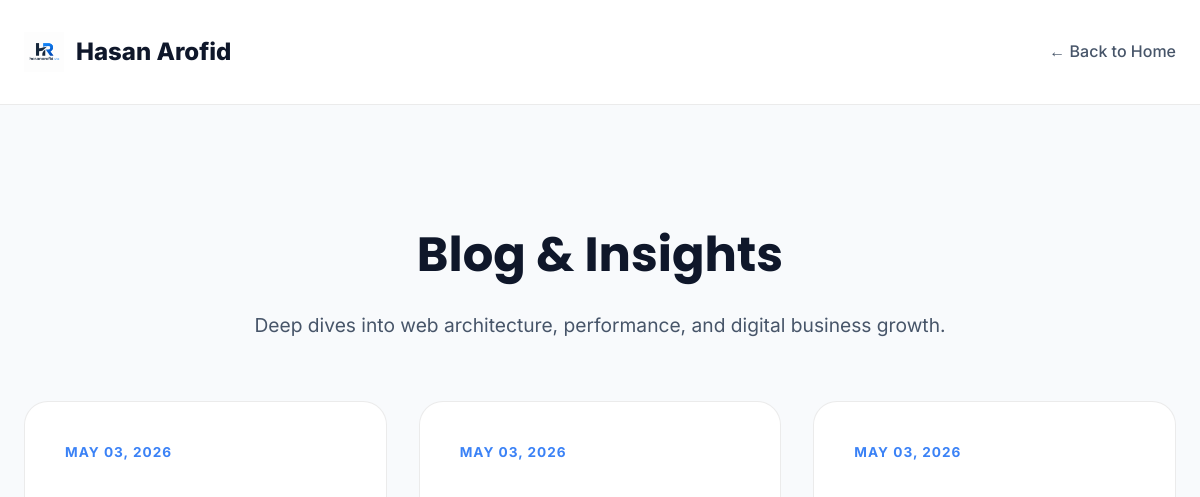
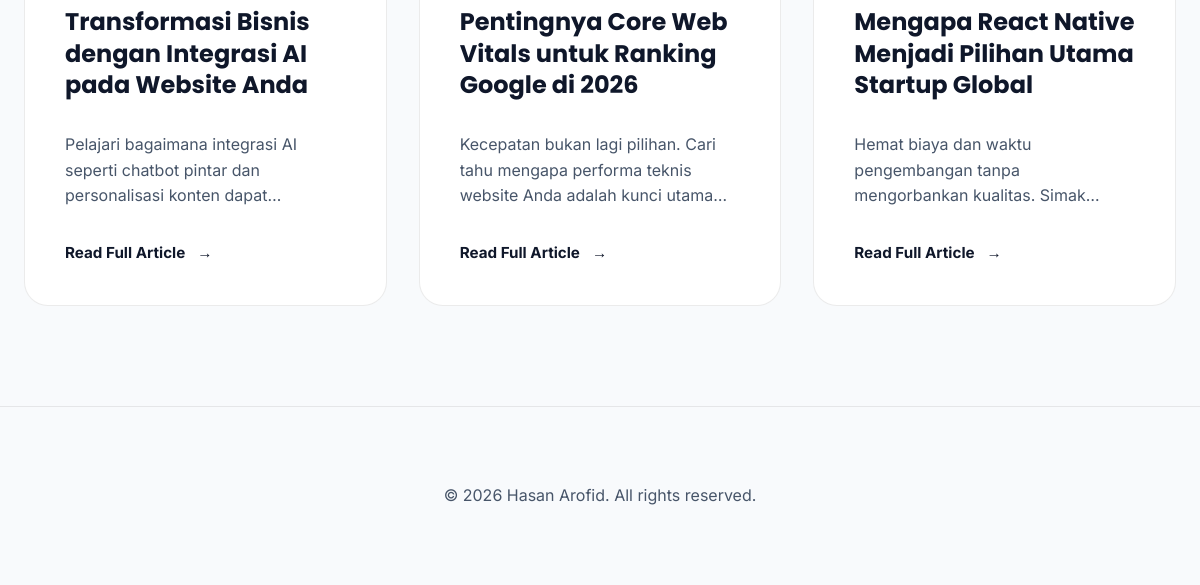
The app's page /articles.php, older data (2 pictures, top to bottom).
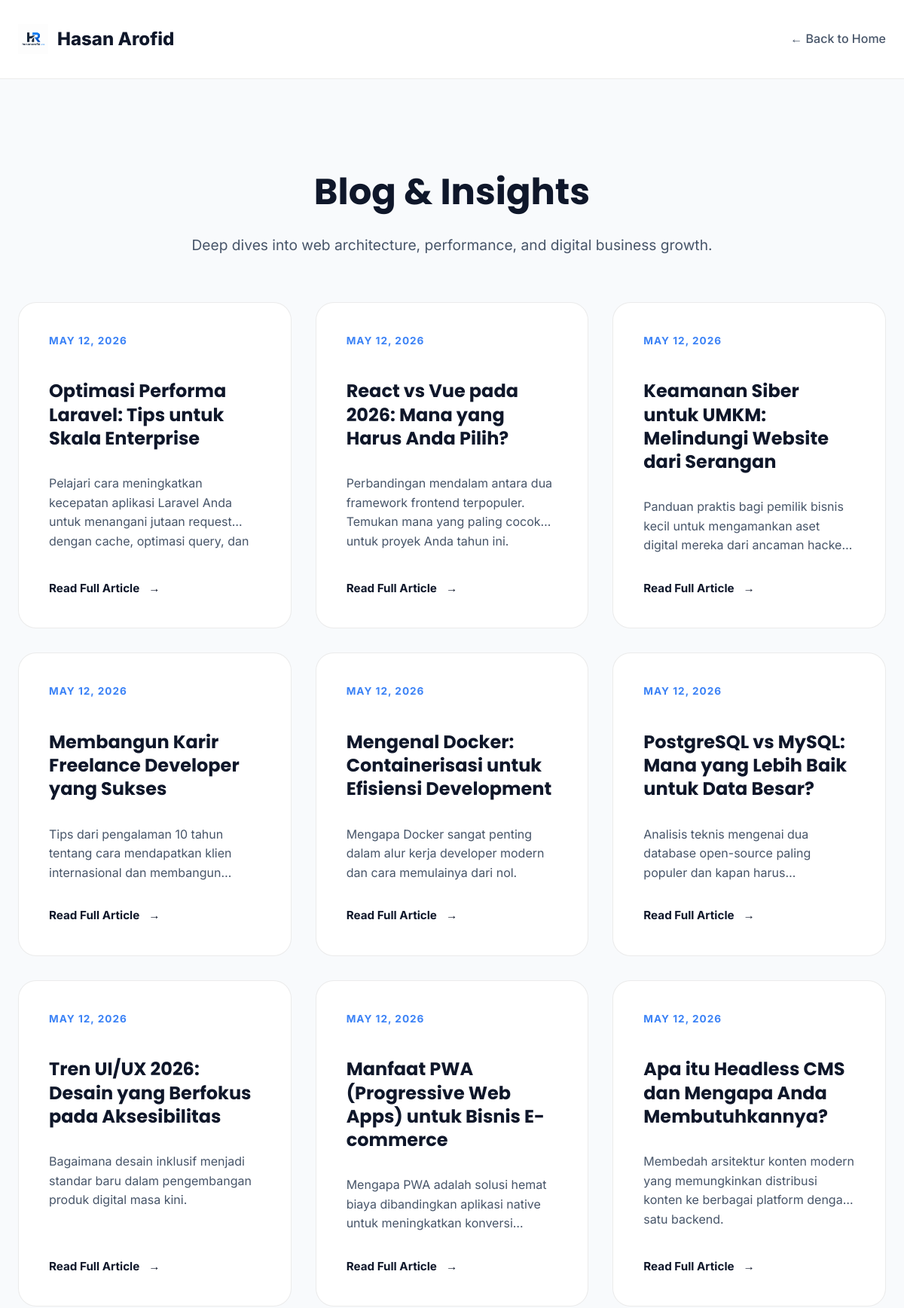
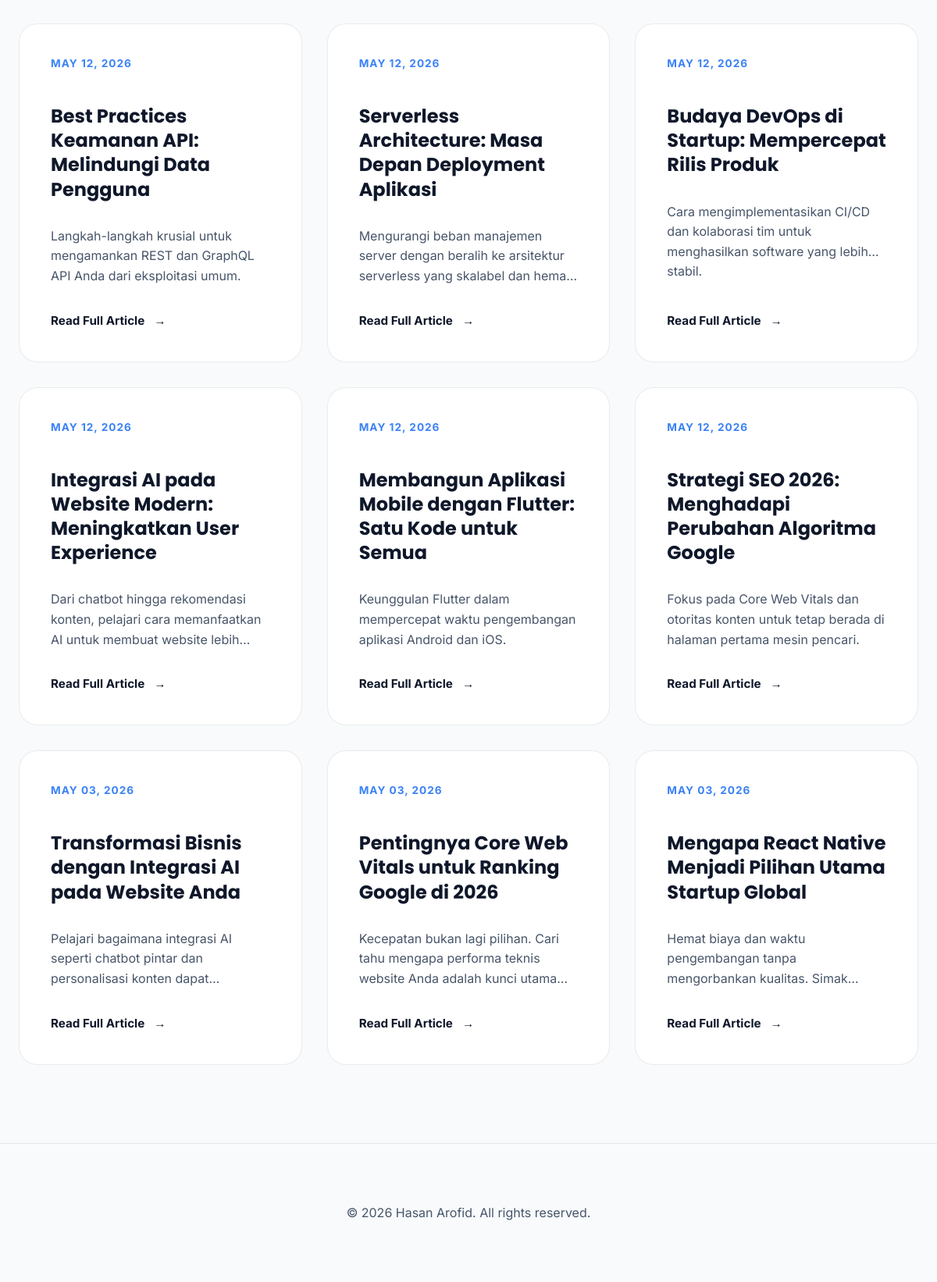
The same page, newer data (2 pictures, top to bottom).
### tables this page shows
CREATE TABLE articles (id INTEGER PRIMARY KEY AUTOINCREMENT, title TEXT, slug TEXT UNIQUE, content TEXT, excerpt TEXT, meta_title TEXT, meta_description TEXT, image_url TEXT, created_at DATETIME DEFAULT (datetime('now')), status TEXT DEFAULT 'published');

### articles.php (the view, shortened to what this page needs)
<?php
$dbFile = __DIR__ . '/stats.db';
try {
    $db = new PDO('sqlite:' . $dbFile);
    $db->setAttribute(PDO::ATTR_ERRMODE, PDO::ERRMODE_EXCEPTION);
    $articles = $db->query("SELECT * FROM articles WHERE status = 'published' ORDER BY created_at DESC")->fetchAll(PDO::FETCH_ASSOC);
} catch (PDOException $e) { die("Database connection failed."); }
$lang = $_SESSION['lang'] ?? 'en';
$translations = [
    'en' => [
        'title' => 'Blog & Insights',
        'subtitle' => 'Deep dives into web architecture, performance, and digital business growth.',
        'back' => 'Back to Home',
        'read_more' => 'Read Full Article',
        'no_articles' => 'No articles found.'
    ],
    'id' => [
        'title' => 'Blog & Wawasan',
        'subtitle' => 'Pembahasan mendalam tentang arsitektur web, performa, dan pertumbuhan bisnis digital.',
        'back' => 'Kembali ke Beranda',
        'read_more' => 'Baca Selengkapnya',
        'no_articles' => 'Tidak ada artikel ditemukan.'
    ]
];
$t = $translations[$lang];
?>
<!DOCTYPE html>
<html lang="<?= $lang ?>">
<head>
</head>
<body>
    <nav>
        <div class="container nav-content">
            <a href="index.php" class="logo">
                <img src="images/logohasanarofid.png" alt="Logo">
                <span>Hasan Arofid</span>
            </a>
            <a href="index.php" class="back-link">← <?= $t['back'] ?></a>
        </div>
    </nav>
    <div class="container">
        <header>
            <h1><?= $t['title'] ?></h1>
            <p class="subtitle"><?= $t['subtitle'] ?></p>
        </header>
        <div class="article-grid">
            <?php if (empty($articles)): ?>
                <p style="text-align: center; grid-column: 1/-1; padding: 40px; color: var(--text-muted);"><?= $t['no_articles'] ?></p>
            <?php else: ?>
                <?php foreach ($articles as $a): ?>
                <a href="blog.php?slug=<?= $a['slug'] ?>" class="article-card">
                    <span class="article-date"><?= date('M d, Y', strtotime($a['created_at'])) ?></span>
                    <h3><?= htmlspecialchars($a['title']) ?></h3>
                    <p><?= htmlspecialchars($a['excerpt']) ?></p>
                    <span class="article-link"><?= $t['read_more'] ?> <span>→</span></span>
                </a>
                <?php endforeach; ?>
            <?php endif; ?>
        </div>
    </div>
    <footer>
        <p>&copy; <?= date('Y') ?> Hasan Arofid. All rights reserved.</p>
    </footer>
</body>
</html>

### articles.php (style rules this page uses)
:root { --bg: #f8fafc; --surface: #ffffff; --border: rgba(0,0,0,0.08); --text: #0f172a; --text-muted: #475569; --accent: #3b82f6; --gradient: linear-gradient(135deg, #3b82f6 0%, #8b5cf6 100%); }
body { font-family: 'Inter', sans-serif; background: var(--bg); color: var(--text); line-height: 1.6; margin: 0; padding: 0; }
.container { max-width: 1200px; margin: 0 auto; padding: 0 24px; }
nav { padding: 32px 0; border-bottom: 1px solid var(--border); background: var(--surface); position: sticky; top: 0; z-index: 100; }
.nav-content { display: flex; justify-content: space-between; align-items: center; }
.logo { font-weight: 800; font-size: 1.5rem; text-decoration: none; color: inherit; display: flex; align-items: center; gap: 12px; }
.logo img { height: 40px; }
.back-link { color: var(--text-muted); text-decoration: none; font-weight: 500; transition: 0.2s; }
header { padding: 80px 0 60px; text-align: center; }
h1 { font-family: 'Poppins', sans-serif; font-size: 3rem; margin-bottom: 16px; }
.subtitle { color: var(--text-muted); font-size: 1.2rem; max-width: 700px; margin: 0 auto; }
.article-grid { display: grid; grid-template-columns: repeat(auto-fit, minmax(350px, 1fr)); gap: 32px; padding-bottom: 100px; }
.article-card { background: var(--surface); border: 1px solid var(--border); border-radius: 24px; padding: 40px; transition: 0.4s cubic-bezier(0.4, 0, 0.2, 1); text-decoration: none; color: inherit; display: flex; flex-direction: column; position: relative; overflow: hidden; }
.article-card::after { content: ''; position: absolute; top: 0; left: 0; width: 100%; height: 4px; background: var(--gradient); opacity: 0; transition: 0.3s; }
.article-date { font-size: 0.85rem; color: var(--accent); font-weight: 700; text-transform: uppercase; letter-spacing: 1px; margin-bottom: 16px; display: block; }
.article-card h3 { font-size: 1.5rem; margin-bottom: 16px; line-height: 1.3; font-family: 'Poppins', sans-serif; }
.article-card p { font-size: 1rem; color: var(--text-muted); margin-bottom: 32px; flex-grow: 1; display: -webkit-box; -webkit-line-clamp: 3; -webkit-box-orient: vertical; overflow: hidden; }
.article-link { color: var(--text); font-weight: 700; font-size: 0.95rem; display: flex; align-items: center; gap: 12px; transition: 0.3s; }
footer { padding: 60px 0; border-top: 1px solid var(--border); text-align: center; color: var(--text-muted); }

Row changes from the older to the newer data that the page shows:
added articles: created_at "MAY 12, 2026", title "Optimasi Performa Laravel: Tips untuk Skala Enterprise", excerpt "Pelajari cara meningkatkan kecepatan aplikasi Laravel Anda untuk menangani jutaan request dengan cache, optimasi query,…"
added articles: created_at "MAY 12, 2026", title "React vs Vue pada 2026: Mana yang Harus Anda Pilih?", excerpt "Perbandingan mendalam antara dua framework frontend terpopuler. Temukan mana yang paling cocok untuk proyek Anda tahun ini."
added articles: created_at "MAY 12, 2026", title "Keamanan Siber untuk UMKM: Melindungi Website dari Serangan", excerpt "Panduan praktis bagi pemilik bisnis kecil untuk mengamankan aset digital mereka dari ancaman…"
added articles: created_at "MAY 12, 2026", title "Membangun Karir Freelance Developer yang Sukses", excerpt "Tips dari pengalaman 10 tahun tentang cara mendapatkan klien internasional dan…"
added articles: created_at "MAY 12, 2026", title "Mengenal Docker: Containerisasi untuk Efisiensi Development", excerpt "Mengapa Docker sangat penting dalam alur kerja developer modern dan cara memulainya dari nol."
added articles: created_at "MAY 12, 2026", title "PostgreSQL vs MySQL: Mana yang Lebih Baik untuk Data Besar?", excerpt "Analisis teknis mengenai dua database open-source paling populer dan kapan…"
added articles: created_at "MAY 12, 2026", title "Tren UI/UX 2026: Desain yang Berfokus pada Aksesibilitas", excerpt "Bagaimana desain inklusif menjadi standar baru dalam pengembangan produk digital masa kini."
added articles: created_at "MAY 12, 2026", title "Manfaat PWA (Progressive Web Apps) untuk Bisnis E-commerce", excerpt "Mengapa PWA adalah solusi hemat biaya dibandingkan aplikasi native untuk meningkatkan…"
added articles: created_at "MAY 12, 2026", title "Apa itu Headless CMS dan Mengapa Anda Membutuhkannya?", excerpt "Membedah arsitektur konten modern yang memungkinkan distribusi konten ke berbagai platform dengan satu backend."
added articles: created_at "MAY 12, 2026", title "Best Practices Keamanan API: Melindungi Data Pengguna", excerpt "Langkah-langkah krusial untuk mengamankan REST dan GraphQL API Anda dari eksploitasi umum."
added articles: created_at "MAY 12, 2026", title "Serverless Architecture: Masa Depan Deployment Aplikasi", excerpt "Mengurangi beban manajemen server dengan beralih ke arsitektur serverless yang skalabel dan…"
added articles: created_at "MAY 12, 2026", title "Budaya DevOps di Startup: Mempercepat Rilis Produk", excerpt "Cara mengimplementasikan CI/CD dan kolaborasi tim untuk menghasilkan software yang lebih stabil."
added articles: created_at "MAY 12, 2026", title "Integrasi AI pada Website Modern: Meningkatkan User Experience", excerpt "Dari chatbot hingga rekomendasi konten, pelajari cara memanfaatkan AI untuk membuat website…"
added articles: created_at "MAY 12, 2026", title "Membangun Aplikasi Mobile dengan Flutter: Satu Kode untuk Semua", excerpt "Keunggulan Flutter dalam mempercepat waktu pengembangan aplikasi Android dan iOS."
added articles: created_at "MAY 12, 2026", title "Strategi SEO 2026: Menghadapi Perubahan Algoritma Google", excerpt "Fokus pada Core Web Vitals dan otoritas konten untuk tetap berada di halaman pertama mesin pencari."
